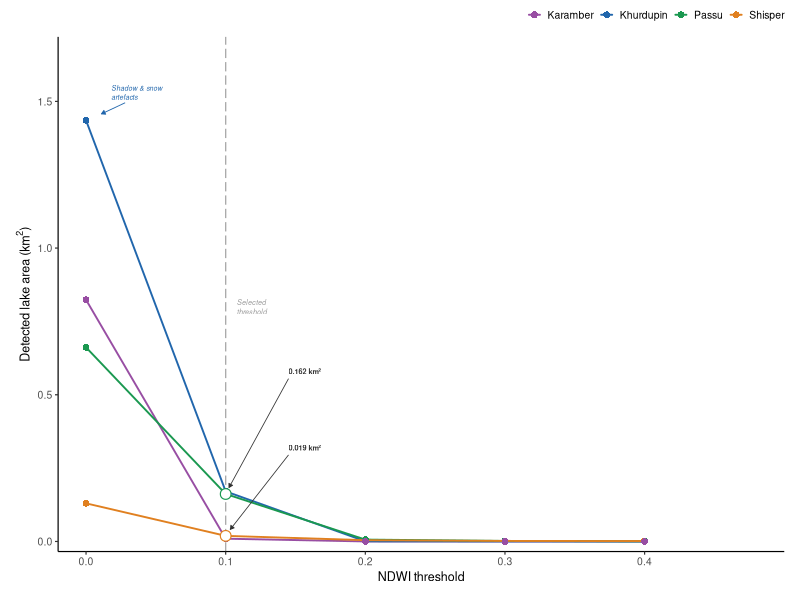
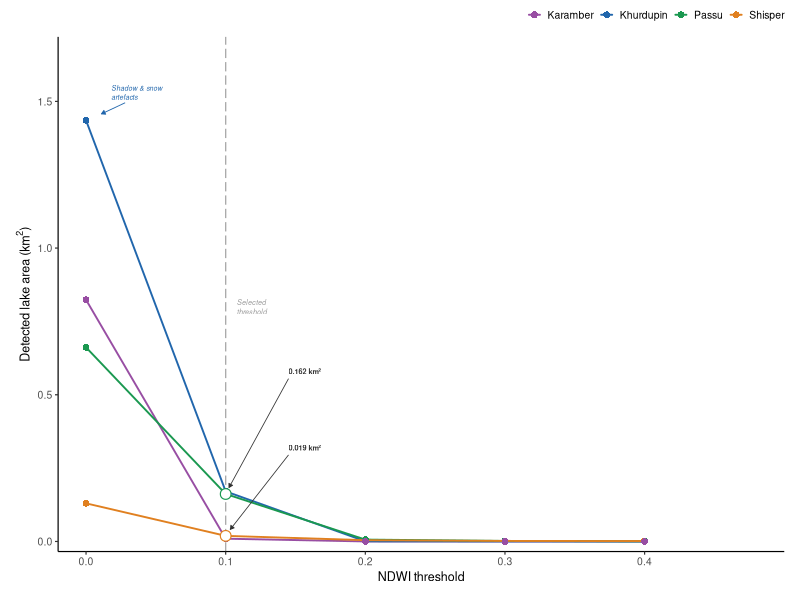

Source code (R) for these figures, in order:
# NDWI threshold sensitivity

library(ggplot2)
library(dplyr)
library(tidyr)
library(readr)

df <- read_csv(
  "data/processed/Threshold_sensitivity.csv",
  show_col_types = FALSE
) |>
  pivot_longer(
    cols      = starts_with("area_t"),
    names_to  = "threshold_code",
    values_to = "area_km2"
  ) |>
  mutate(
    threshold = case_when(
      threshold_code == "area_t00" ~ 0.0,
      threshold_code == "area_t01" ~ 0.1,
      threshold_code == "area_t02" ~ 0.2,
      threshold_code == "area_t03" ~ 0.3,
      threshold_code == "area_t04" ~ 0.4
    )
  )

df <- df |>
  mutate(
    name = recode(name, "Khurdopin" = "Khurdupin", "Karambar" = "Karamber")
  )

chosen_threshold <- 0.1

lake_colours <- c(
  "Khurdupin" = "#2166AC",
  "Shisper"   = "#E08020", 
  "Passu"     = "#1A9850",
  "Karamber"  = "#984EA3"
)

circle_r <- 0.022

shishper_y <- df |>
  filter(
    threshold == chosen_threshold,
    name == "Shisper"
  ) |>
  pull(area_km2)

passu_y <- df |>
  filter(
    threshold == chosen_threshold,
    name == "Passu"
  ) |>
  pull(area_km2)

x_label <- chosen_threshold + 0.045

labels_df <- tibble(

  # Label text identities stay same
  name = c("Shisper", "Passu"),

  # Text shown
  lab = c("0.162 km²", "0.019 km²"),

  # Text locations stay unchanged
  x_label = x_label,
  y_label = c(0.58, 0.32),

  pt_y = c(passu_y, shishper_y)

) |>
  mutate(
    dx   = chosen_threshold - x_label,
    dy   = pt_y - y_label,
    dist = sqrt(dx^2 + dy^2),

    # Arrow heads stop at circle edge
    x_end = chosen_threshold - (dx / dist) * circle_r,
    y_end = pt_y             - (dy / dist) * circle_r,

    # Arrow origins unchanged
    x_start = x_label,
    y_start = y_label - 0.025
  )

circles_df <- df |>
  filter(
    threshold == chosen_threshold,
    name %in% c("Shisper", "Passu")
  )

khurdupin_t0 <- df |>
  filter(
    threshold == 0.0,
    name == "Khurdupin"
  )

annot_x      <- 0.018
annot_y_top  <- khurdupin_t0$area_km2 + 0.07
arrow_x_end  <- khurdupin_t0$threshold + (circle_r * 0.5)

p <- ggplot(
  df,
  aes(
    x = threshold,
    y = area_km2,
    colour = name,
    group = name
  )
) +

  geom_vline(
    xintercept = chosen_threshold,
    linetype   = "longdash",
    linewidth  = 0.45,
    colour     = "#AAAAAA"
  ) +

  # Main lines
  geom_line(
    linewidth = 0.65,
    lineend   = "round"
  ) +

  # Main filled points (keeps legend unchanged)
  geom_point(
    size  = 2.0,
    shape = 16
  ) +

  annotate(
    "text",
    x = chosen_threshold + 0.008,
    y = 0.80,
    label = "Selected
threshold",
    hjust = 0,
    vjust = 0.5,
    size = 1.8,
    fontface = "italic",
    colour = "#999999",
    lineheight = 1.1
  ) +

  annotate(
    "text",
    x = annot_x,
    y = annot_y_top,
    label = "Shadow & snow
artefacts",
    hjust = 0,
    vjust = 0,
    size = 1.75,
    colour = "#2166AC",
    lineheight = 1.1,
    fontface = "italic"
  ) +

  annotate(
    "segment",
    x    = annot_x + 0.01,
    xend = arrow_x_end,
    y    = annot_y_top - 0.01,
    yend = khurdupin_t0$area_km2 + circle_r,
    arrow = arrow(
      length = unit(1.1, "mm"),
      type   = "closed"
    ),
    colour = "#2166AC",
    linewidth = 0.3
  ) +

  geom_point(
    data = circles_df,
    aes(
      x = threshold,
      y = area_km2,
      colour = name
    ),
    shape = 21,
    size = 3.2,
    stroke = 0.6,
    fill = "white",
    show.legend = FALSE,
    inherit.aes = FALSE
  ) +

  # Arrows
  geom_segment(
    data = labels_df,
    aes(
      x    = x_start,
      xend = x_end,
      y    = y_start,
      yend = y_end
    ),
    arrow = arrow(
      length = unit(1.1, "mm"),
      type   = "closed"
    ),
    colour = "#333333",
    linewidth = 0.28,
    inherit.aes = FALSE
  ) +

  # Labels
  geom_text(
    data = labels_df,
    aes(
      x = x_label,
      y = y_label,
      label = lab
    ),
    hjust = 0,
    vjust = 0.5,
    size = 1.85,
    fontface = "bold",
    colour = "#333333",
    inherit.aes = FALSE
  ) +

  scale_colour_manual(
    values = lake_colours,
    name = NULL
  ) +

  scale_x_continuous(
    breaks = c(0.0, 0.1, 0.2, 0.3, 0.4),
    labels = c("0.0", "0.1", "0.2", "0.3", "0.4"),
    expand = expansion(add = c(0.02, 0.10))
  ) +

  scale_y_continuous(
    limits = c(0, 1.72),
    expand = expansion(mult = c(0.02, 0))
  ) +

 labs(
    x = "NDWI threshold",
    y = expression("Detected lake area (km"^2*")")
  ) +

  theme_classic(base_size = 9) +

  theme(
    legend.position      = "top",
    legend.justification = "right",
    legend.key.size      = unit(3.5, "mm"),
    legend.text          = element_text(size = 7.5),
    legend.background    = element_blank(),
    legend.margin        = margin(0, 0, 2, 0),

    axis.text            = element_text(size = 7.5),
    axis.title           = element_text(size = 9),

    plot.margin          = margin(2, 4, 4, 4, "mm"),

    plot.background      = element_rect(
      fill = "white",
      colour = NA
    ),

    panel.background     = element_rect(
      fill = "white",
      colour = NA
    )
  )

dir.create("figures", showWarnings = FALSE)

ggsave("figures/fig03_ndwi_sensitivity_v2.tiff",
       plot = p, width = 83, height = 80, units = "mm",
       dpi = 800, bg = "white", compression = "lzw")

ggsave("figures/fig03_ndwi_sensitivity_v2.png",
       plot = p, width = 83, height = 80, units = "mm",
       dpi = 800, bg = "white")

message(
  "Saved: figures/fig03_ndwi_sensitivity_v2.tiff  +  .png"
)
